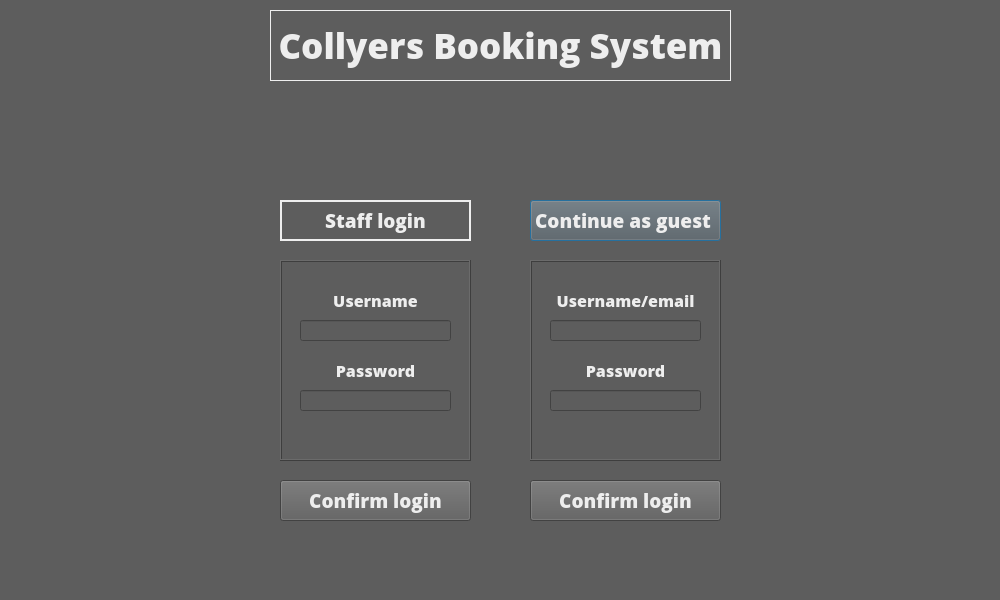
<?xml version="1.0" encoding="UTF-8"?>
<ui version="4.0">
 <class>Dialog</class>
 <widget class="QDialog" name="Dialog">
  <property name="geometry">
   <rect>
    <x>0</x>
    <y>0</y>
    <width>1000</width>
    <height>600</height>
   </rect>
  </property>
  <property name="font">
   <font>
    <family>Open Sans Extrabold</family>
   </font>
  </property>
  <property name="windowTitle">
   <string>Dialog</string>
  </property>
  <property name="styleSheet">
   <string notr="true">background-color: rgb(93, 93, 93);</string>
  </property>
  <widget class="QLabel" name="sidepanel_L">
   <property name="geometry">
    <rect>
     <x>10</x>
     <y>10</y>
     <width>241</width>
     <height>581</height>
    </rect>
   </property>
   <property name="text">
    <string/>
   </property>
  </widget>
  <widget class="QLabel" name="sidepanel_R">
   <property name="geometry">
    <rect>
     <x>760</x>
     <y>10</y>
     <width>241</width>
     <height>581</height>
    </rect>
   </property>
   <property name="text">
    <string/>
   </property>
  </widget>
  <widget class="QLabel" name="Title">
   <property name="geometry">
    <rect>
     <x>270</x>
     <y>10</y>
     <width>461</width>
     <height>71</height>
    </rect>
   </property>
   <property name="font">
    <font>
     <family>Open Sans Extrabold</family>
     <pointsize>26</pointsize>
    </font>
   </property>
   <property name="styleSheet">
    <string notr="true">color: rgb(238, 238, 238);</string>
   </property>
   <property name="frameShape">
    <enum>QFrame::Box</enum>
   </property>
   <property name="text">
    <string>Collyers Booking System</string>
   </property>
   <property name="alignment">
    <set>Qt::AlignCenter</set>
   </property>
  </widget>
  <widget class="QFrame" name="GuestLoginFrame">
   <property name="geometry">
    <rect>
     <x>530</x>
     <y>260</y>
     <width>191</width>
     <height>201</height>
    </rect>
   </property>
   <property name="font">
    <font>
     <family>Open Sans Extrabold</family>
    </font>
   </property>
   <property name="styleSheet">
    <string notr="true">color: rgb(238, 238, 238);</string>
   </property>
   <property name="frameShape">
    <enum>QFrame::Box</enum>
   </property>
   <property name="frameShadow">
    <enum>QFrame::Raised</enum>
   </property>
   <widget class="QLineEdit" name="GuestLoginUsernameInput">
    <property name="geometry">
     <rect>
      <x>20</x>
      <y>60</y>
      <width>151</width>
      <height>21</height>
     </rect>
    </property>
    <property name="font">
     <font>
      <family>Open Sans Extrabold</family>
      <pointsize>8</pointsize>
     </font>
    </property>
   </widget>
   <widget class="QLabel" name="GuestloginUsernameLabel">
    <property name="geometry">
     <rect>
      <x>20</x>
      <y>30</y>
      <width>151</width>
      <height>21</height>
     </rect>
    </property>
    <property name="font">
     <font>
      <family>Open Sans Extrabold</family>
      <pointsize>12</pointsize>
     </font>
    </property>
    <property name="text">
     <string>Username/email</string>
    </property>
    <property name="alignment">
     <set>Qt::AlignCenter</set>
    </property>
   </widget>
   <widget class="QLabel" name="GuestloginPasswordLabel">
    <property name="geometry">
     <rect>
      <x>20</x>
      <y>100</y>
      <width>151</width>
      <height>21</height>
     </rect>
    </property>
    <property name="font">
     <font>
      <family>Open Sans Extrabold</family>
      <pointsize>12</pointsize>
     </font>
    </property>
    <property name="text">
     <string>Password</string>
    </property>
    <property name="alignment">
     <set>Qt::AlignCenter</set>
    </property>
   </widget>
   <widget class="QLineEdit" name="GuestLoginPasswordInput">
    <property name="geometry">
     <rect>
      <x>20</x>
      <y>130</y>
      <width>151</width>
      <height>21</height>
     </rect>
    </property>
    <property name="font">
     <font>
      <family>Open Sans Extrabold</family>
     </font>
    </property>
    <property name="echoMode">
     <enum>QLineEdit::Password</enum>
    </property>
   </widget>
  </widget>
  <widget class="QFrame" name="StaffLoginFrame">
   <property name="geometry">
    <rect>
     <x>280</x>
     <y>260</y>
     <width>191</width>
     <height>201</height>
    </rect>
   </property>
   <property name="styleSheet">
    <string notr="true">color: rgb(238, 238, 238);</string>
   </property>
   <property name="frameShape">
    <enum>QFrame::Box</enum>
   </property>
   <property name="frameShadow">
    <enum>QFrame::Raised</enum>
   </property>
   <widget class="QLabel" name="StaffloginUsernameLabel">
    <property name="geometry">
     <rect>
      <x>20</x>
      <y>30</y>
      <width>151</width>
      <height>21</height>
     </rect>
    </property>
    <property name="font">
     <font>
      <family>Open Sans Extrabold</family>
      <pointsize>12</pointsize>
     </font>
    </property>
    <property name="text">
     <string>Username</string>
    </property>
    <property name="alignment">
     <set>Qt::AlignCenter</set>
    </property>
   </widget>
   <widget class="QLineEdit" name="StaffLoginUsername">
    <property name="geometry">
     <rect>
      <x>20</x>
      <y>60</y>
      <width>151</width>
      <height>21</height>
     </rect>
    </property>
    <property name="font">
     <font>
      <family>Open Sans Extrabold</family>
     </font>
    </property>
   </widget>
   <widget class="QLabel" name="StaffloginPasswordLabel">
    <property name="geometry">
     <rect>
      <x>20</x>
      <y>100</y>
      <width>151</width>
      <height>21</height>
     </rect>
    </property>
    <property name="font">
     <font>
      <family>Open Sans Extrabold</family>
      <pointsize>12</pointsize>
     </font>
    </property>
    <property name="text">
     <string>Password</string>
    </property>
    <property name="alignment">
     <set>Qt::AlignCenter</set>
    </property>
   </widget>
   <widget class="QLineEdit" name="StaffLoginPassword">
    <property name="geometry">
     <rect>
      <x>20</x>
      <y>130</y>
      <width>151</width>
      <height>21</height>
     </rect>
    </property>
    <property name="font">
     <font>
      <family>Open Sans Extrabold</family>
     </font>
    </property>
    <property name="inputMask">
     <string/>
    </property>
    <property name="echoMode">
     <enum>QLineEdit::Password</enum>
    </property>
   </widget>
  </widget>
  <widget class="QPushButton" name="nologinbutton">
   <property name="geometry">
    <rect>
     <x>530</x>
     <y>200</y>
     <width>191</width>
     <height>41</height>
    </rect>
   </property>
   <property name="font">
    <font>
     <family>Open Sans Extrabold</family>
     <pointsize>14</pointsize>
    </font>
   </property>
   <property name="styleSheet">
    <string notr="true">color: rgb(238, 238, 238);</string>
   </property>
   <property name="text">
    <string>Continue as guest </string>
   </property>
  </widget>
  <widget class="QPushButton" name="guestloginbutton">
   <property name="geometry">
    <rect>
     <x>530</x>
     <y>480</y>
     <width>191</width>
     <height>41</height>
    </rect>
   </property>
   <property name="font">
    <font>
     <family>Open Sans Extrabold</family>
     <pointsize>14</pointsize>
    </font>
   </property>
   <property name="styleSheet">
    <string notr="true">color: rgb(238, 238, 238);</string>
   </property>
   <property name="text">
    <string>Confirm login</string>
   </property>
  </widget>
  <widget class="QPushButton" name="staffloginbutton">
   <property name="geometry">
    <rect>
     <x>280</x>
     <y>480</y>
     <width>191</width>
     <height>41</height>
    </rect>
   </property>
   <property name="font">
    <font>
     <family>Open Sans Extrabold</family>
     <pointsize>14</pointsize>
    </font>
   </property>
   <property name="styleSheet">
    <string notr="true">color: rgb(238, 238, 238);</string>
   </property>
   <property name="text">
    <string>Confirm login</string>
   </property>
  </widget>
  <widget class="QLabel" name="StaffloginUsernameLabel_2">
   <property name="geometry">
    <rect>
     <x>280</x>
     <y>200</y>
     <width>191</width>
     <height>41</height>
    </rect>
   </property>
   <property name="font">
    <font>
     <family>Open Sans Extrabold</family>
     <pointsize>14</pointsize>
    </font>
   </property>
   <property name="styleSheet">
    <string notr="true">color: rgb(238, 238, 238);</string>
   </property>
   <property name="frameShape">
    <enum>QFrame::Panel</enum>
   </property>
   <property name="frameShadow">
    <enum>QFrame::Plain</enum>
   </property>
   <property name="lineWidth">
    <number>2</number>
   </property>
   <property name="text">
    <string>Staff login</string>
   </property>
   <property name="alignment">
    <set>Qt::AlignCenter</set>
   </property>
  </widget>
 </widget>
 <resources/>
 <connections/>
</ui>
